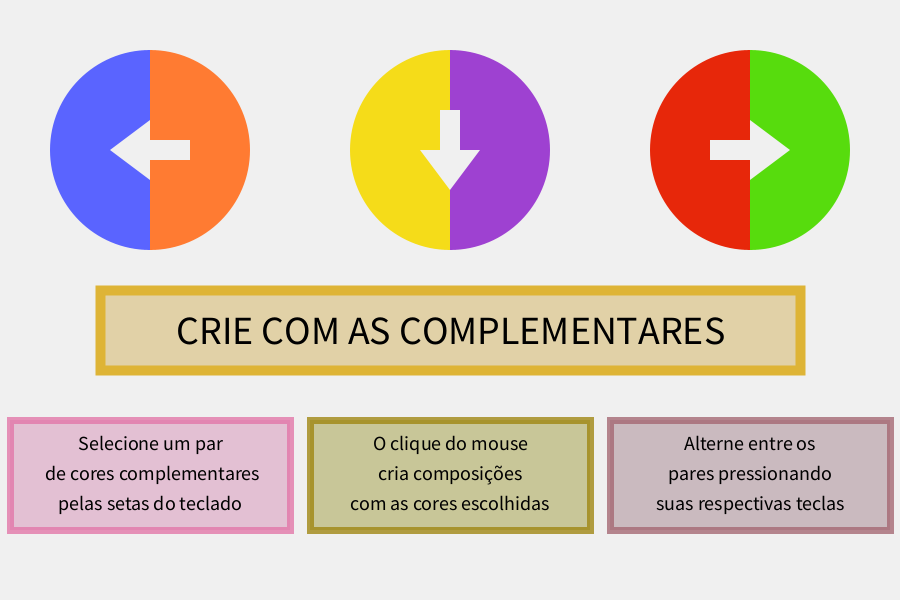
Frame 1 (no input)
Frame 60 (the mouse pressed at the canvas centre just before this capture): identical to frame 1, image omitted
Frame 120 (the mouse held since frame 60 and released just before this capture): identical to frame 1, image omitted

The Processing sketch that drew this single still picture (run headless with seeded random() and noise(); from frame 60 on, the mouse is pressed at the canvas centre):

// Processing sketch: crieComplementares
// ── crieComplementares.pde
 
   /////////CRIE COM AS COMPLEMENTARES/////////
   
   /*
   
   -> O programa possibilita que o usuário crie composições com pares de cores complementares;
   -> Cada par segue uma regra específica, e é ativado por uma seta do teclado (ESQUERDA, DIREITA OU PARA BAIXO);
   -> Parte dos elementos da composição são aleatórios, e mudam com o clique do mouse.

  */


//variáveis das formas
int xr, yr, lr, lr2, xe, ye, le;

//mecanica do programa
boolean az,vv,am;

//texto
String tit,ins;
int xins, yins;

//layout da tela inicial
float fun;
int diam;
int xa,ya;
int xv,yv;
int xam,yam;


        /////////TELA INICIAL/////////
        

void setup()
{
  fun = 240;           //cor do fundo e das setas
  size(900, 600);
  background(fun);
  
  az = false;         //no início, todas as possibilidades estão desativadas
  vv = false;
  am = false;
  
  diam = 200;        //diâmetro dos arcos
  
  noStroke();
  
  //AZUL & LARANJA//
  
    xa = 150;        //coordenadas dos arcos
    ya = 150;
  
    fill(90, 100, 255);    
    arc(xa,ya,diam,diam,PI/2 ,3*PI/2);    //desenha um arco 
  
    fill(255, 123, 50);
    arc(xa,ya,diam,diam, 3*PI/2,2*PI);    //desenha o outro arco
    arc(xa,ya,diam,diam,0,PI/2);
  
    fill(fun);
    rect(xa, ya-10,40,20);                //desenha a seta
    triangle(xa,ya-30,xa,ya+30,xa-40,ya);
  

  //VERMELHO & VERDE//
  
    xv = 750;
    yv = 150;
  
    fill(231, 39, 10);
    arc(xv,yv,diam,diam,PI/2 ,3*PI/2);
  
    fill(87, 220, 13);
    arc(xv,yv,diam,diam, 3*PI/2,2*PI);
    arc(xv,yv,diam,diam,0,PI/2);
  
    fill(fun);
    rect(xv-40,yv-10,40,20);
    triangle(xv,yv-30,xv,yv+30,xv+40,yv);

  
  //AMARELO & ROXO//
   
    xam = 450;
    yam = 150;
  
    fill(245,220,25);
    arc(xam,yam,diam,diam,PI/2 ,3*PI/2);
  
    fill(158,65,209);
    arc(xam,yam,diam,diam, 3*PI/2,2*PI);
    arc(xam,yam,diam,diam,0,PI/2);
  
    fill(fun);
    rect(xam - 10, yam-40, 20,40);
    triangle(xam + 30, yam,xam - 30,yam, xam, yam+40);
  
  
  //TITULO
  
    stroke(222,180,54);    
    strokeWeight(10);
  
    rectMode(CENTER);      //desenha a caixa de texto
    fill(202,160,54,100);
    rect(450,330,700,80);
  
    tit = "CRIE COM AS COMPLEMENTARES";    //atribuição da variável de texto
    fill(0);                               //define a cor da fonte
    textAlign(CENTER,CENTER);              //define o ponto de referência do texto como o centro
    textSize(40);                          //define o tamanho da fonte
    text(tit, 450,330);                    //escreve o texto
  
  
  //INSTRUÇOES
  
  // 1
  
  
    xins = 150;                            //coordenadas de referência da instrução
    yins = 450;
  
    fill(206,117,167,100);                 //desenha a caixa de texto
    stroke(226,117,167,200);
    strokeWeight(7);
    rect (xins, yins + 25, 280, 110);
  
    fill(0);                               //escreve a instrução
    ins = "Selecione um par";
    textAlign(CENTER);
    textSize(20);
    text(ins, xins,yins);
  
    ins = " de cores complementares";
    textAlign(CENTER);
    textSize(20);
    text(ins, xins,yins + 30);
  
    ins = "pelas setas do teclado";
    textAlign(CENTER);
    textSize(20);
    text(ins, xins,yins + 60);
 
  //2
 
    xins = 450;
  
    fill(138,132,15,100);
    stroke(158,132,15,200);
    strokeWeight(7);
    rect (xins, yins + 25, 280, 110);
  
    fill(0);
    ins = "O clique do mouse";
    textAlign(CENTER);
    textSize(20);
    text(ins, xins,yins);
  
    ins = "cria composições";
    textAlign(CENTER);
    textSize(20);
    text(ins, xins,yins + 30);
  
    ins = "com as cores escolhidas";
    textAlign(CENTER);
    textSize(20);
    text(ins, xins,yins + 60);
  
  //3
  
    xins = 750;
  
    fill(143,102,114,100);
    stroke(163,102,114,200);
    strokeWeight(7);
    rect (xins, yins + 25, 280, 110);
  
    fill(0);
    ins = "Alterne entre os";
    textAlign(CENTER);
    textSize(20);
    text(ins, xins,yins);
    
    ins = "pares pressionando";
    textAlign(CENTER);
    textSize(20);
    text(ins, xins,yins + 30);
  
    ins = "suas respectivas teclas";
    textAlign(CENTER);
    textSize(20);
    text(ins, xins,yins + 60);
  
}


        /////////INTERAÇÃO/////////
        
        
void keyPressed()  //setas do teclado escolhem os pares de cores complementares
{
  
  if(keyCode == LEFT)   //seleciona o modo AZUL - LARANJA quando a seta da ESQUERDA é pressionada
  {
    
  az = true;
  
  vv = false;
  
  am = false;
  
  }
  
  
  if (keyCode == RIGHT)  //seleciona o modo VERMELHO - VERDE quando a seta da DIREITA é pressionada
  {
    
    az = false;
    
    vv = true;
    
    am = false;
    
  }
  
  
  if(keyCode == DOWN)   //seleciona o modo AMARELO - ROXO quando a seta de BAIXO é pressionada
  {  
    
  az = false;
  
  vv = false;
  
  am = true;
  
  }

}    
        
        
   
void mousePressed() //clique do mouse cria as composições
{
  
  
  //////////AZUL&LARANJA///////////
  
  
  if (az)    //vai ser executado apenas se o modo específico for ativado
  {
    
    if (mouseX < width/2) //LADO ESQUERDO - FUNDO - AZUL//
    {
      
      background(fun);
      
      int tam = 0;             //declara a variável que define o tamanho dos círculos
      
      
      while (tam < width)      //o código vai ser executado enquanto o tamanho for menor que a largura da tela
      {
        
        noStroke();
        
        float opc = abs(((width/2) - mouseX) - tam); //módulo da diferença entre mouseX, o meio da tela, e o tamanho 
        float alp = 255 - opc;                       //diminui a opacidade das formas de acordo com o módulo
        
        fill(91, 157, 245, alp);                     //desenha as formas nas coordenadas do mouse
        ellipse(mouseX, mouseY, tam, tam);
        
        tam+=15;                                     //aumenta o valor do tamanho a cada ciclo
        
      }
      
    } 
    
    
    else //LADO DIREITO - FUNDO - LARANJA//
    {
      
      background(fun);
      
      int tam = 0;
      
      
      while (tam < width)
      {
        
        noStroke();
        
        float opc = abs((mouseX - width/2) - tam);
        
        float alp = 255 - opc;
        
        fill(240, 155, 80, alp);
        ellipse(mouseX, mouseY, tam, tam);
        
        tam+=15; 
        
      }
      
    }


    ///// LARANJA - CÍRCULOS - LADO ESQUERDO ///// desenha as formas em primeiro plano


    for (int ne = 1; ne<120; ne ++)    //determina o número de repetições
    {
      
      stroke(255, random(90, 200), random(4, 50), random(200,255));   //escolhe tons de laranja aleatoriamente
      strokeWeight(random(3, 15));                                    //escolhe a espessura da linha aleatoriamente
      
      noFill();
      
      xe = (int)random(0, (width/2));              //escolhe as coordenadas aleatoriamente no lado esquerdo
      ye = (int)random(0, (height - (le/2)));
      
      le = (int)random(20, 80);                    //escolhe o diâmetro do círculo maior aleatoriamente
      
      ellipse(xe, ye, le, le);
      ellipse(xe, ye, le-20, le-20);               //desenha círculos menores no centro de cada círculo maior
      
    }
    
    
    ///// AZUL - RETÂNGULOS - LADO DIREITO /////
    
    
    for (int nr = 1; nr<120; nr ++)
    {

      stroke(random(20, 40), random(100, 170), random(200, 255),random(180,255));
      strokeWeight(random(3, 10));
      
      rectMode(CENTER);
      
      noFill(); 
      
      xr = (int)random(((width/2)+(lr/2)), (width-(lr/2)));
      yr = (int)random (0, (height - (lr/2)));
      
      lr = (int)random(20, 80);
      lr2 = (int)random(10, 90);
      
      rect(xr, yr, lr, lr2);
      rect(xr, yr, lr-20, lr2-20);
      
    }
    
  }


  ///////////VERMELHO&VERDE///////////
  
  
  else if (vv)   //segue a mesma dinâmica, porém a composição divide a tela horizontalmente e o fundo é retangular
  {
    
    rectMode(CORNER);
    
    if (mouseY < height/2) //SUPERIOR - FUNDO - VERMELHO// 
    {
      
      background(fun);
      
      int pos = 0;
      
      while (pos < height)
      {
        
        noStroke();
        
        float opc = abs(mouseY - pos); 
        float alp = 255 - opc;
        
        fill(241, 19, 2, alp);
        rect(0, pos, width, 10);
        
        pos+=10; 
        
      }
      
    } 
    
    else //INFERIOR - FUNDO - VERDE//
    {
      
      background(fun);
      
      int pos = 0;
      
      while (pos < height)
      {
        
        noStroke();
        
        float opc = abs(mouseY - pos); 
        float alp = 255 - opc;
        
        fill(87, 220, 13, alp);
        rect(0, pos, width, 10);
        
        pos+=10; 
      }
      
    }


    ///// VERDE - CÍRCULOS - SUPERIOR ///// 
    
    
    for (int ne = 1; ne < 100; ne++)
    {
      
      stroke(random(47, 100), random(113, 211), random(0, 10), random(200,255));
      strokeWeight(random(3, 15));
      
      noFill();
      
      xe = (int)random(0, width);
      ye = (int)random (0, (height/2));
      
      le = (int)random(20, 80);
      
      ellipse(xe, ye, le, le);
      ellipse(xe, ye, le-20, le-20);
      
    }


    ///// VERMELHO - RETÂNGULOS - INFERIOR /////


    for (int nr = 1; nr<100; nr ++)
    {
      
      rectMode(CENTER);
      
      stroke(random(255, 210), random(20, 100), random(18, 40), random(200,255));
      strokeWeight(random(3, 10));
      
      noFill(); 
      
      xr = (int)random(0, width);
      yr = (int)random ((height/2), height);
      
      lr = (int) random(20, 80);
      
      rect(xr, yr, lr, lr);
      rect(xr, yr, lr-20, lr-20);
      
    }
    
  }
  
  
  ///////AMARELO&ROXO//////
  
  
  else if (am) //mesma dinâmica, mas as formas são desenhadas apenas nos cantos superior esquerdo e inferior direito
  {
    
    if ((mouseX < width/2)&&(mouseY < height/2)) //FUNDO - SUPERIOR - ESQUERDO - ROXO//
    {
      
      background(fun);
      
      int tam = 0;
      
      while (tam < width)
      
      {
        noStroke();
        
        float opc = abs((width/2 - mouseX) - tam); 
        float alp = 255-opc;
        
        fill(158,65,209, alp);
        
        ellipse(mouseX, mouseY, tam, tam);
        
        tam+=15; 
      }
    } 
    
    
    else if ((mouseX > width/2) && (mouseY > height/2)) //FUNDO - INFERIOR - DIREITO - AMARELO//
    {
      
      background(fun);
      
      int tam = 0;
      
      while (tam < width)
      {
        
        noStroke();
        
        float opc = abs((mouseX - width/2) - tam);
        float alp = 255 - opc;
        
        fill(245,220,25,alp);
        
        ellipse(mouseX, mouseY, tam, tam);
        
        tam+=15; 
      }
      
    }
  
    else //FUNDO - DUPLO// quando o usuário clica fora do espaço principal, dois círculos são desenhados
    {
        
      background(fun);
      
      int tam = 0;
      
      while (tam < width/2)
      {
        
        noStroke();
        
        float opc = abs(mouseX - (280+tam));
        float alp = 255 - opc;
        
        fill(245,220,25,alp);
        
        ellipse(mouseX, mouseY, tam, tam);
        
        fill(158,65,209, alp);
        
        ellipse((width-mouseX),(height - mouseY), tam, tam); //desenha um círculo oposto ao outro pela diagonal
        
        tam+=15; 
        
      }
    }
    
    
    ///// AMARELO - QUADRADOS - SUPERIOR - ESQUERDO /////
    
    
    for (int nr = 1; nr<40; nr ++)
    {
      
      rectMode(CENTER);
      
      stroke(random(200,255),random(200,220),0, random(200,255));
      strokeWeight(random(3, 10));
      
      noFill(); 
      
      xr = (int)random(0, width/2);
      yr = (int)random(0, height/2);
      
      lr = (int) random(20, 80);
      
      rect(xr, yr, lr, lr);
      rect(xr, yr, lr-20, lr-20);
      
    }
    
    
    for (int ne = 1; ne < 40; ne++)
    {
      
      stroke(random(71,168), random(5,10), random(106,255), random(200,255));
      strokeWeight(random(3, 15));
      
      noFill();
      
      xe = (int)random(width/2, width);
      ye = (int)random(height/2, height);
      
      le = (int) random(20, 80);
      
      ellipse(xe, ye, le, le);
      ellipse(xe, ye, le-20, le-20);
      
    }
    
  }
  
 }


void draw() 
{
}

// ── funcoes.pde
void desenhaInicio()
{
   //AZUL & LARANJA//
  
    xa = 150;        //coordenadas dos arcos
    ya = 150;
  
    fill(90, 100, 255);    
    arc(xa,ya,diam,diam,PI/2 ,3*PI/2);    //desenha um arco 
  
    fill(255, 123, 50);
    arc(xa,ya,diam,diam, 3*PI/2,2*PI);    //desenha o outro arco
    arc(xa,ya,diam,diam,0,PI/2);
  
    fill(fun);
    rect(xa, ya-10,40,20);                //desenha a seta
    triangle(xa,ya-30,xa,ya+30,xa-40,ya);
  

  //VERMELHO & VERDE//
  
    xv = 750;
    yv = 150;
  
    fill(231, 39, 10);
    arc(xv,yv,diam,diam,PI/2 ,3*PI/2);
  
    fill(87, 220, 13);
    arc(xv,yv,diam,diam, 3*PI/2,2*PI);
    arc(xv,yv,diam,diam,0,PI/2);
  
    fill(fun);
    rect(xv-40,yv-10,40,20);
    triangle(xv,yv-30,xv,yv+30,xv+40,yv);

  
  //AMARELO & ROXO//
   
    xam = 450;
    yam = 150;
  
    fill(245,220,25);
    arc(xam,yam,diam,diam,PI/2 ,3*PI/2);
  
    fill(158,65,209);
    arc(xam,yam,diam,diam, 3*PI/2,2*PI);
    arc(xam,yam,diam,diam,0,PI/2);
  
    fill(fun);
    rect(xam - 10, yam-40, 20,40);
    triangle(xam + 30, yam,xam - 30,yam, xam, yam+40);
  
  
  //TITULO
  
    stroke(222,180,54);    
    strokeWeight(10);
  
    rectMode(CENTER);      //desenha a caixa de texto
    fill(202,160,54,100);
    rect(450,330,700,80);
  
    tit = "CRIE COM AS COMPLEMENTARES";    //atribuição da variável de texto
    fill(0);                               //define a cor da fonte
    textAlign(CENTER,CENTER);              //define o ponto de referência do texto como o centro
    textSize(40);                          //define o tamanho da fonte
    text(tit, 450,330);                    //escreve o texto
  
  
  //INSTRUÇOES
  
  // 1
  
  
    xins = 150;                            //coordenadas de referência da instrução
    yins = 450;
  
    fill(206,117,167,100);                 //desenha a caixa de texto
    stroke(226,117,167,200);
    strokeWeight(7);
    rect (xins, yins + 25, 280, 110);
  
    fill(0);                               //escreve a instrução
    ins = "Selecione um par";
    textAlign(CENTER);
    textSize(20);
    text(ins, xins,yins);
  
    ins = " de cores complementares";
    textAlign(CENTER);
    textSize(20);
    text(ins, xins,yins + 30);
  
    ins = "pelas setas do teclado";
    textAlign(CENTER);
    textSize(20);
    text(ins, xins,yins + 60);
 
  //2
 
    xins = 450;
  
    fill(138,132,15,100);
    stroke(158,132,15,200);
    strokeWeight(7);
    rect (xins, yins + 25, 280, 110);
  
    fill(0);
    ins = "O clique do mouse";
    textAlign(CENTER);
    textSize(20);
    text(ins, xins,yins);
  
    ins = "cria composições";
    textAlign(CENTER);
    textSize(20);
    text(ins, xins,yins + 30);
  
    ins = "com as cores escolhidas";
    textAlign(CENTER);
    textSize(20);
    text(ins, xins,yins + 60);
  
  //3
  
    xins = 750;
  
    fill(143,102,114,100);
    stroke(163,102,114,200);
    strokeWeight(7);
    rect (xins, yins + 25, 280, 110);
  
    fill(0);
    ins = "Alterne entre os";
    textAlign(CENTER);
    textSize(20);
    text(ins, xins,yins);
    
    ins = "pares pressionando";
    textAlign(CENTER);
    textSize(20);
    text(ins, xins,yins + 30);
  
    ins = "suas respectivas teclas";
    textAlign(CENTER);
    textSize(20);
    text(ins, xins,yins + 60);
  
}


void selecionaPares()
{
  if(keyCode == LEFT)   //seleciona o modo AZUL - LARANJA quando a seta da ESQUERDA é pressionada
  {
    
  az = true;
  
  vv = false;
  
  am = false;
  
  }
  
  
  if (keyCode == RIGHT)  //seleciona o modo VERMELHO - VERDE quando a seta da DIREITA é pressionada
  {
    
    az = false;
    
    vv = true;
    
    am = false;
    
  }
  
  
  if(keyCode == DOWN)   //seleciona o modo AMARELO - ROXO quando a seta de BAIXO é pressionada
  {  
    
  az = false;
  
  vv = false;
  
  am = true;
  
  }
}


void azulLaranja()
{
  
   //////////AZUL&LARANJA///////////
   
  
    
    if (mouseX < width/2) //LADO ESQUERDO - FUNDO - AZUL//
    {
      
      background(fun);
      
      int tam = 0;             //declara a variável que define o tamanho dos círculos
      
      
      while (tam < width)      //o código vai ser executado enquanto o tamanho for menor que a largura da tela
      {
        
        noStroke();
        
        float opc = abs(((width/2) - mouseX) - tam); //módulo da diferença entre mouseX, o meio da tela, e o tamanho 
        float alp = 255 - opc;                       //diminui a opacidade das formas de acordo com o módulo
        
        fill(91, 157, 245, alp);                     //desenha as formas nas coordenadas do mouse
        ellipse(mouseX, mouseY, tam, tam);
        
        tam+=15;                                     //aumenta o valor do tamanho a cada ciclo
        
      }
      
    } 
    
    
    else //LADO DIREITO - FUNDO - LARANJA//
    {
      
      background(fun);
      
      int tam = 0;
      
      
      while (tam < width)
      {
        
        noStroke();
        
        float opc = abs((mouseX - width/2) - tam);
        
        float alp = 255 - opc;
        
        fill(240, 155, 80, alp);
        ellipse(mouseX, mouseY, tam, tam);
        
        tam+=15; 
        
      }
      
    }


    ///// LARANJA - CÍRCULOS - LADO ESQUERDO ///// desenha as formas em primeiro plano


    for (int ne = 1; ne<120; ne ++)    //determina o número de repetições
    {
      
      stroke(255, random(90, 200), random(4, 50), random(200,255));   //escolhe tons de laranja aleatoriamente
      strokeWeight(random(3, 15));                                    //escolhe a espessura da linha aleatoriamente
      
      noFill();
      
      xe = (int)random(0, (width/2));              //escolhe as coordenadas aleatoriamente no lado esquerdo
      ye = (int)random(0, (height - (le/2)));
      
      le = (int)random(20, 80);                    //escolhe o diâmetro do círculo maior aleatoriamente
      
      ellipse(xe, ye, le, le);
      ellipse(xe, ye, le-20, le-20);               //desenha círculos menores no centro de cada círculo maior
      
    }
    
    
    ///// AZUL - RETÂNGULOS - LADO DIREITO /////
    
    
    for (int nr = 1; nr<120; nr ++)
    {

      stroke(random(20, 40), random(100, 170), random(200, 255),random(180,255));
      strokeWeight(random(3, 10));
      
      rectMode(CENTER);
      
      noFill(); 
      
      xr = (int)random(((width/2)+(lr/2)), (width-(lr/2)));
      yr = (int)random (0, (height - (lr/2)));
      
      lr = (int)random(20, 80);
      lr2 = (int)random(10, 90);
      
      rect(xr, yr, lr, lr2);
      rect(xr, yr, lr-20, lr2-20);
      
    }
    
  }
  
void vermelhoVerde()
{
  
  //segue a mesma dinâmica, porém a composição divide a tela horizontalmente e o fundo é retangular
  
   rectMode(CORNER);
    
    if (mouseY < height/2) //SUPERIOR - FUNDO - VERMELHO// 
    {
      
      background(fun);
      
      int pos = 0;
      
      while (pos < height)
      {
        
        noStroke();
        
        float opc = abs(mouseY - pos); 
        float alp = 255 - opc;
        
        fill(241, 19, 2, alp);
        rect(0, pos, width, 10);
        
        pos+=10; 
        
      }
      
    } 
    
    else //INFERIOR - FUNDO - VERDE//
    {
      
      background(fun);
      
      int pos = 0;
      
      while (pos < height)
      {
        
        noStroke();
        
        float opc = abs(mouseY - pos); 
        float alp = 255 - opc;
        
        fill(87, 220, 13, alp);
        rect(0, pos, width, 10);
        
        pos+=10; 
      }
      
    }


    ///// VERDE - CÍRCULOS - SUPERIOR ///// 
    
    
    for (int ne = 1; ne < 100; ne++)
    {
      
      stroke(random(47, 100), random(113, 211), random(0, 10), random(200,255));
      strokeWeight(random(3, 15));
      
      noFill();
      
      xe = (int)random(0, width);
      ye = (int)random (0, (height/2));
      
      le = (int)random(20, 80);
      
      ellipse(xe, ye, le, le);
      ellipse(xe, ye, le-20, le-20);
      
    }


    ///// VERMELHO - RETÂNGULOS - INFERIOR /////


    for (int nr = 1; nr<100; nr ++)
    {
      
      rectMode(CENTER);
      
      stroke(random(255, 210), random(20, 100), random(18, 40), random(200,255));
      strokeWeight(random(3, 10));
      
      noFill(); 
      
      xr = (int)random(0, width);
      yr = (int)random ((height/2), height);
      
      lr = (int) random(20, 80);
      
      rect(xr, yr, lr, lr);
      rect(xr, yr, lr-20, lr-20);
      
    }
}

void amareloRoxo()
{
  
  if ((mouseX < width/2)&&(mouseY < height/2)) //FUNDO - SUPERIOR - ESQUERDO - ROXO//
    {
      
      background(fun);
      
      int tam = 0;
      
      while (tam < width)
      
      {
        noStroke();
        
        float opc = abs((width/2 - mouseX) - tam); 
        float alp = 255-opc;
        
        fill(158,65,209, alp);
        
        ellipse(mouseX, mouseY, tam, tam);
        
        tam+=15; 
      }
    } 
    
    
    else if ((mouseX > width/2) && (mouseY > height/2)) //FUNDO - INFERIOR - DIREITO - AMARELO//
    {
      
      background(fun);
      
      int tam = 0;
      
      while (tam < width)
      {
        
        noStroke();
        
        float opc = abs((mouseX - width/2) - tam);
        float alp = 255 - opc;
        
        fill(245,220,25,alp);
        
        ellipse(mouseX, mouseY, tam, tam);
        
        tam+=15; 
      }
      
    }
  
    else //FUNDO - DUPLO// quando o usuário clica fora do espaço principal, dois círculos são desenhados
    {
        
      background(fun);
      
      int tam = 0;
      
      while (tam < width/2)
      {
        
        noStroke();
        
        float opc = abs(mouseX - (280+tam));
        float alp = 255 - opc;
        
        fill(245,220,25,alp);
        
        ellipse(mouseX, mouseY, tam, tam);
        
        fill(158,65,209, alp);
        
        ellipse((width-mouseX),(height - mouseY), tam, tam); //desenha um círculo oposto ao outro pela diagonal
        
        tam+=15; 
        
      }
    }
    
    
    ///// AMARELO - QUADRADOS - SUPERIOR - ESQUERDO /////
    
    
    for (int nr = 1; nr<40; nr ++)
    {
      
      rectMode(CENTER);
      
      stroke(random(200,255),random(200,220),0, random(200,255));
      strokeWeight(random(3, 10));
      
      noFill(); 
      
      xr = (int)random(0, width/2);
      yr = (int)random(0, height/2);
      
      lr = (int) random(20, 80);
      
      rect(xr, yr, lr, lr);
      rect(xr, yr, lr-20, lr-20);
      
    }
    
    
    for (int ne = 1; ne < 40; ne++)
    {
      
      stroke(random(71,168), random(5,10), random(106,255), random(200,255));
      strokeWeight(random(3, 15));
      
      noFill();
      
      xe = (int)random(width/2, width);
      ye = (int)random(height/2, height);
      
      le = (int) random(20, 80);
      
      ellipse(xe, ye, le, le);
      ellipse(xe, ye, le-20, le-20);
      
    }
}
